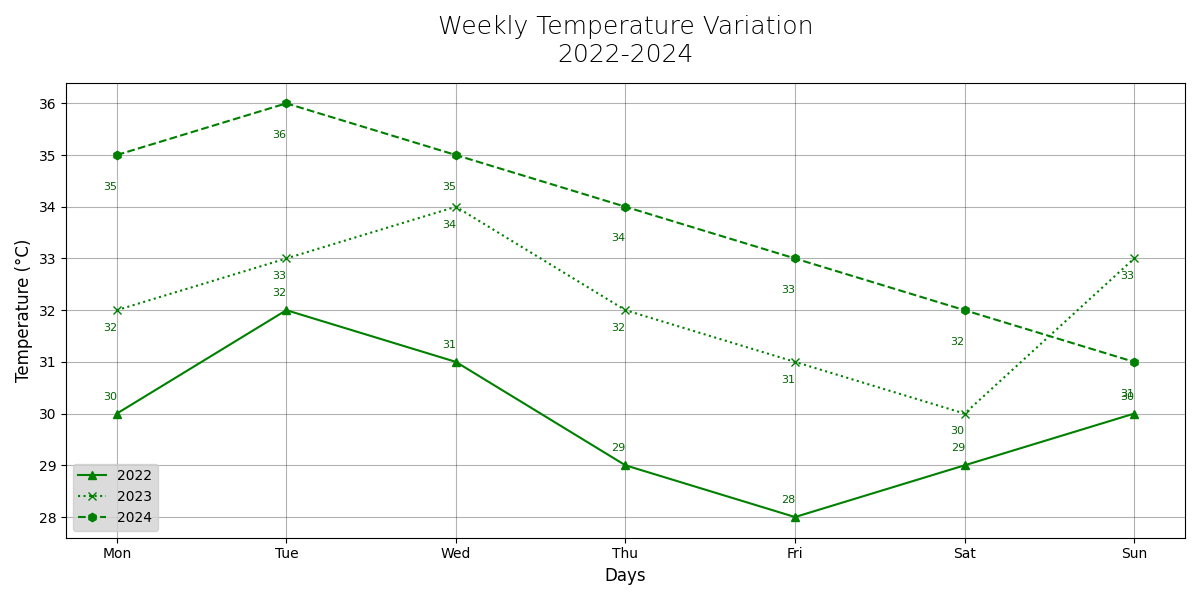

Here is the Python script that generated this plot:
import matplotlib.pyplot as plt

days = ['Mon', 'Tue', 'Wed', 'Thu', 'Fri', 'Sat', 'Sun']
year_2022_temps = [30, 32, 31, 29, 28, 29, 30]
year_2023_temps = [32, 33, 34, 32, 31, 30, 33]
year_2024_temps = [35, 36, 35, 34, 33, 32, 31]

fig, ax = plt.subplots(figsize=(12, 6))
consistent_color = 'green'

ax.plot(days, year_2022_temps, marker='^', linestyle='-', color=consistent_color, label='2022')
ax.plot(days, year_2023_temps, marker='x', linestyle=':', color=consistent_color, label='2023')
ax.plot(days, year_2024_temps, marker='h', linestyle='--', color=consistent_color, label='2024')

ax.set_title("Weekly Temperature Variation\n2022-2024", fontsize=18, fontweight='light', pad=15)
ax.set_xlabel('Days', fontsize=12)
ax.set_ylabel('Temperature (°C)', fontsize=12)

for i, temp in enumerate(year_2022_temps):
    ax.annotate(f'{temp}', xy=(days[i], temp), xytext=(-10, 10), textcoords='offset points', fontsize=8, color='darkgreen')

for i, temp in enumerate(year_2023_temps):
    ax.annotate(f'{temp}', xy=(days[i], temp), xytext=(-10, -15), textcoords='offset points', fontsize=8, color='darkgreen')

for i, temp in enumerate(year_2024_temps):
    ax.annotate(f'{temp}', xy=(days[i], temp), xytext=(-10, -25), textcoords='offset points', fontsize=8, color='darkgreen')

ax.legend(loc='lower left', fontsize=10, frameon=True, facecolor='lightgrey')
ax.grid(True, linestyle='-', which='both', color='black', alpha=0.3)

plt.tight_layout()
plt.show()
